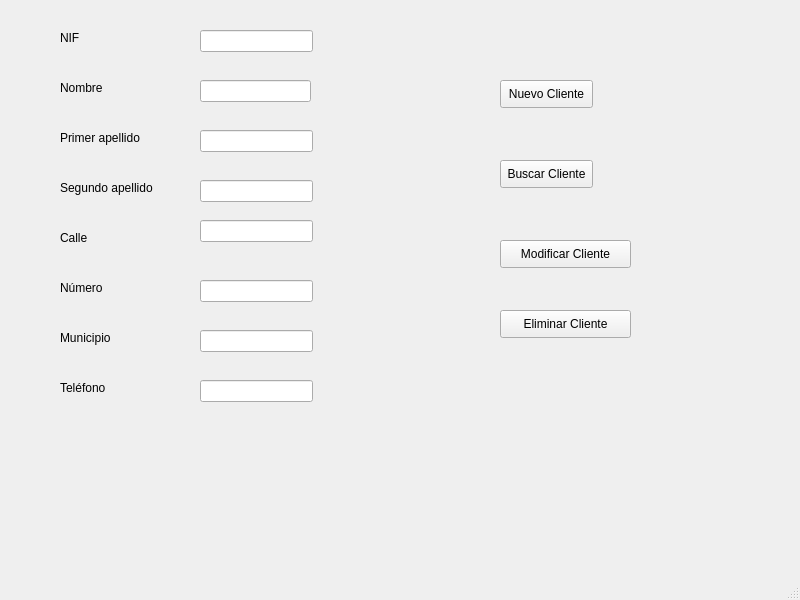
<?xml version="1.0" encoding="UTF-8"?>
<ui version="4.0">
 <class>MainWindow</class>
 <widget class="QMainWindow" name="MainWindow">
  <property name="geometry">
   <rect>
    <x>0</x>
    <y>0</y>
    <width>800</width>
    <height>600</height>
   </rect>
  </property>
  <property name="windowTitle">
   <string>Clientes</string>
  </property>
  <widget class="QWidget" name="centralwidget">
   <widget class="QLineEdit" name="lineEdit">
    <property name="geometry">
     <rect>
      <x>200</x>
      <y>30</y>
      <width>113</width>
      <height>22</height>
     </rect>
    </property>
   </widget>
   <widget class="QLineEdit" name="lineEdit_2">
    <property name="geometry">
     <rect>
      <x>200</x>
      <y>80</y>
      <width>111</width>
      <height>22</height>
     </rect>
    </property>
   </widget>
   <widget class="QLabel" name="label">
    <property name="geometry">
     <rect>
      <x>60</x>
      <y>30</y>
      <width>55</width>
      <height>16</height>
     </rect>
    </property>
    <property name="text">
     <string>NIF</string>
    </property>
   </widget>
   <widget class="QLabel" name="label_2">
    <property name="geometry">
     <rect>
      <x>60</x>
      <y>80</y>
      <width>55</width>
      <height>16</height>
     </rect>
    </property>
    <property name="text">
     <string>Nombre</string>
    </property>
   </widget>
   <widget class="QLabel" name="label_3">
    <property name="geometry">
     <rect>
      <x>60</x>
      <y>130</y>
      <width>91</width>
      <height>16</height>
     </rect>
    </property>
    <property name="text">
     <string>Primer apellido</string>
    </property>
   </widget>
   <widget class="QLabel" name="label_4">
    <property name="geometry">
     <rect>
      <x>60</x>
      <y>180</y>
      <width>111</width>
      <height>16</height>
     </rect>
    </property>
    <property name="text">
     <string>Segundo apellido</string>
    </property>
   </widget>
   <widget class="QLabel" name="label_5">
    <property name="geometry">
     <rect>
      <x>60</x>
      <y>230</y>
      <width>55</width>
      <height>16</height>
     </rect>
    </property>
    <property name="text">
     <string>Calle</string>
    </property>
   </widget>
   <widget class="QLabel" name="label_6">
    <property name="geometry">
     <rect>
      <x>60</x>
      <y>280</y>
      <width>55</width>
      <height>16</height>
     </rect>
    </property>
    <property name="text">
     <string>Número</string>
    </property>
   </widget>
   <widget class="QLabel" name="label_7">
    <property name="geometry">
     <rect>
      <x>60</x>
      <y>330</y>
      <width>55</width>
      <height>16</height>
     </rect>
    </property>
    <property name="text">
     <string>Municipio</string>
    </property>
   </widget>
   <widget class="QLabel" name="label_8">
    <property name="geometry">
     <rect>
      <x>60</x>
      <y>380</y>
      <width>55</width>
      <height>16</height>
     </rect>
    </property>
    <property name="text">
     <string>Teléfono</string>
    </property>
   </widget>
   <widget class="QLineEdit" name="lineEdit_3">
    <property name="geometry">
     <rect>
      <x>200</x>
      <y>130</y>
      <width>113</width>
      <height>22</height>
     </rect>
    </property>
   </widget>
   <widget class="QLineEdit" name="lineEdit_4">
    <property name="geometry">
     <rect>
      <x>200</x>
      <y>180</y>
      <width>113</width>
      <height>22</height>
     </rect>
    </property>
   </widget>
   <widget class="QLineEdit" name="lineEdit_5">
    <property name="geometry">
     <rect>
      <x>200</x>
      <y>220</y>
      <width>113</width>
      <height>22</height>
     </rect>
    </property>
   </widget>
   <widget class="QLineEdit" name="lineEdit_6">
    <property name="geometry">
     <rect>
      <x>200</x>
      <y>280</y>
      <width>113</width>
      <height>22</height>
     </rect>
    </property>
   </widget>
   <widget class="QLineEdit" name="lineEdit_7">
    <property name="geometry">
     <rect>
      <x>200</x>
      <y>330</y>
      <width>113</width>
      <height>22</height>
     </rect>
    </property>
   </widget>
   <widget class="QLineEdit" name="lineEdit_8">
    <property name="geometry">
     <rect>
      <x>200</x>
      <y>380</y>
      <width>113</width>
      <height>22</height>
     </rect>
    </property>
   </widget>
   <widget class="QPushButton" name="pushButton">
    <property name="geometry">
     <rect>
      <x>500</x>
      <y>80</y>
      <width>93</width>
      <height>28</height>
     </rect>
    </property>
    <property name="text">
     <string>Nuevo Cliente</string>
    </property>
   </widget>
   <widget class="QPushButton" name="pushButton_2">
    <property name="geometry">
     <rect>
      <x>500</x>
      <y>160</y>
      <width>93</width>
      <height>28</height>
     </rect>
    </property>
    <property name="text">
     <string>Buscar Cliente</string>
    </property>
   </widget>
   <widget class="QPushButton" name="pushButton_3">
    <property name="geometry">
     <rect>
      <x>500</x>
      <y>240</y>
      <width>131</width>
      <height>28</height>
     </rect>
    </property>
    <property name="text">
     <string>Modificar Cliente</string>
    </property>
   </widget>
   <widget class="QPushButton" name="pushButton_4">
    <property name="geometry">
     <rect>
      <x>500</x>
      <y>310</y>
      <width>131</width>
      <height>28</height>
     </rect>
    </property>
    <property name="text">
     <string>Eliminar Cliente</string>
    </property>
   </widget>
  </widget>
  <widget class="QMenuBar" name="menubar">
   <property name="geometry">
    <rect>
     <x>0</x>
     <y>0</y>
     <width>800</width>
     <height>26</height>
    </rect>
   </property>
  </widget>
  <widget class="QStatusBar" name="statusbar"/>
 </widget>
 <resources/>
 <connections/>
</ui>
